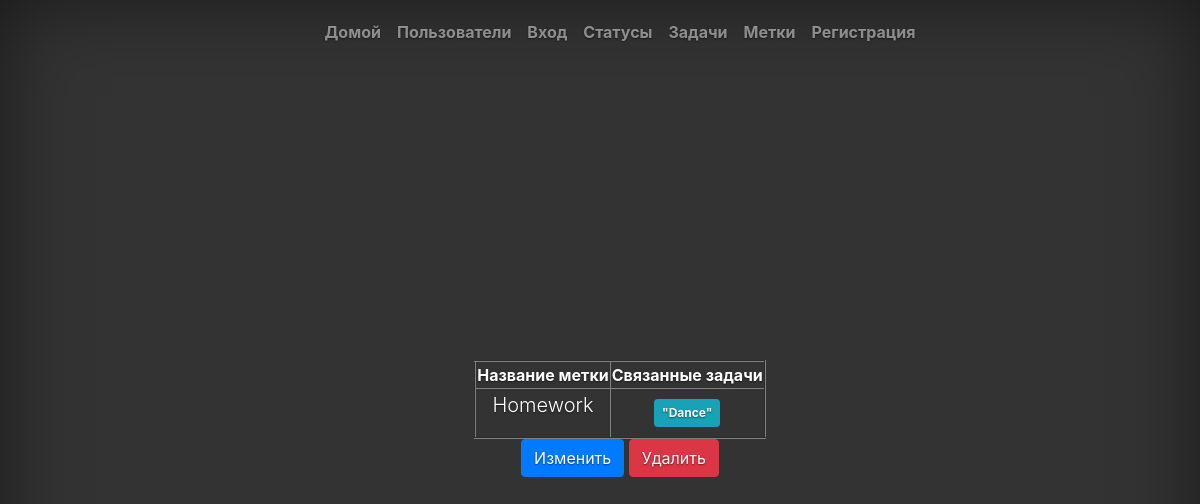
/labels/3/, run on an earlier commit of the app's database.
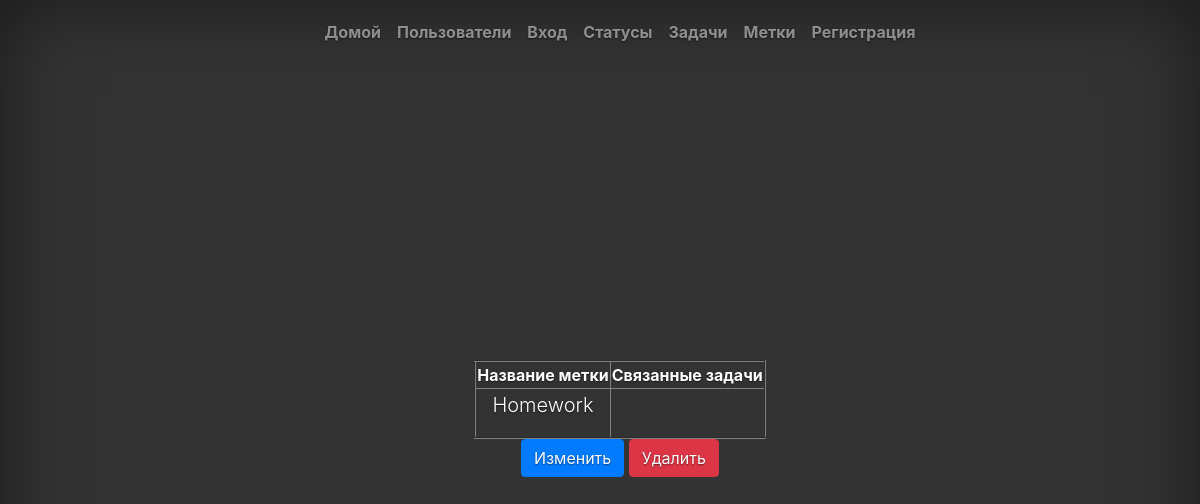
And on a later commit of the database.
### tasks/models.py (models this page shows, shortened)
class Task(models.Model):
    name = models.CharField('Имя', max_length=50, null=True, blank=True)
    description = models.TextField('Описание', max_length=150, null=True, blank=True)
    status = models.ForeignKey(TaskStatus, verbose_name='Статус', null=True, blank=True, on_delete=models.PROTECT)
    creator = models.ForeignKey(CustomUser, verbose_name='Автор', on_delete=models.CASCADE, null=True, blank=True, related_name='creator')
    executor = models.ForeignKey(CustomUser, verbose_name='Исполнитель', on_delete=models.PROTECT, null=True, blank=True, related_name='executor')
    labels = models.ManyToManyField(Label, through='RelatedModel', through_fields=('task', 'label'), blank=True, verbose_name='Метки')
    class Meta():
        ordering = ['name']
    def __str__(self):
        return self.name

### task_manager/views.py (the view)
# urls.py: path('labels/<int:pk>/', views.LabelView.as_view(), name='label'),
class LabelView(generic.DetailView):
    model = Label
    template_name = 'label_view.html'

### task_manager/templates/label_view.html (shortened to what this page needs)
{% extends 'index.html' %}
{% load bootstrap4 %}
{% load i18n %}
{% block welcome %}
<body class="text-center">
	<table border="2" align="center">
		<tr>
			<th>Название метки</th>
			<th>Связанные задачи</th>
		</tr>
		<tr>
			<td>
				<p class="lead">{{ object.name }}</p>
			</td>
			<td>
				{% for task in object.task_set.all %}
					<span class="badge badge-info p-2">"{{ task }}"</span>
				{% endfor %}
			</td>
		</tr>
	</table>
	<a class="btn btn-primary" href={% url 'update_label' object.id %}>{% translate "Изменить" %}</a>
	<a class="btn btn-danger" href={% url 'delete_label' object.id %}>{% translate "Удалить" %}</a>
</body>
{% endblock welcome %}

What changed in the data, as far as the page shows it:
removed Task: name "Dance"
